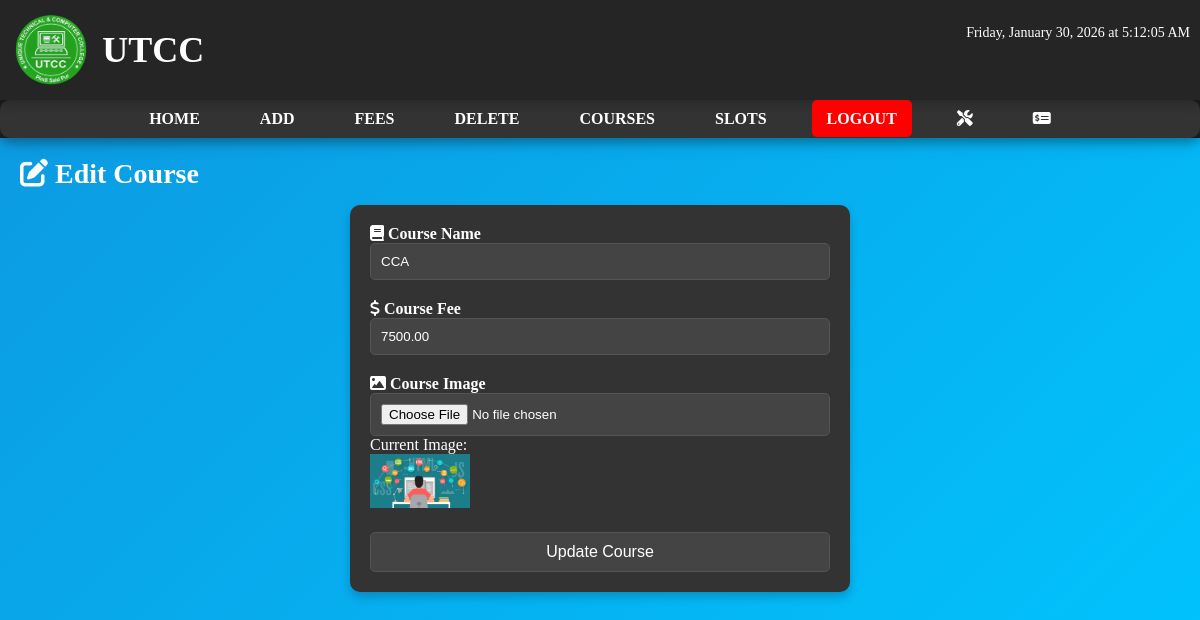
The page /add_course.php?id=1 (signed in) on the database as committed earlier.
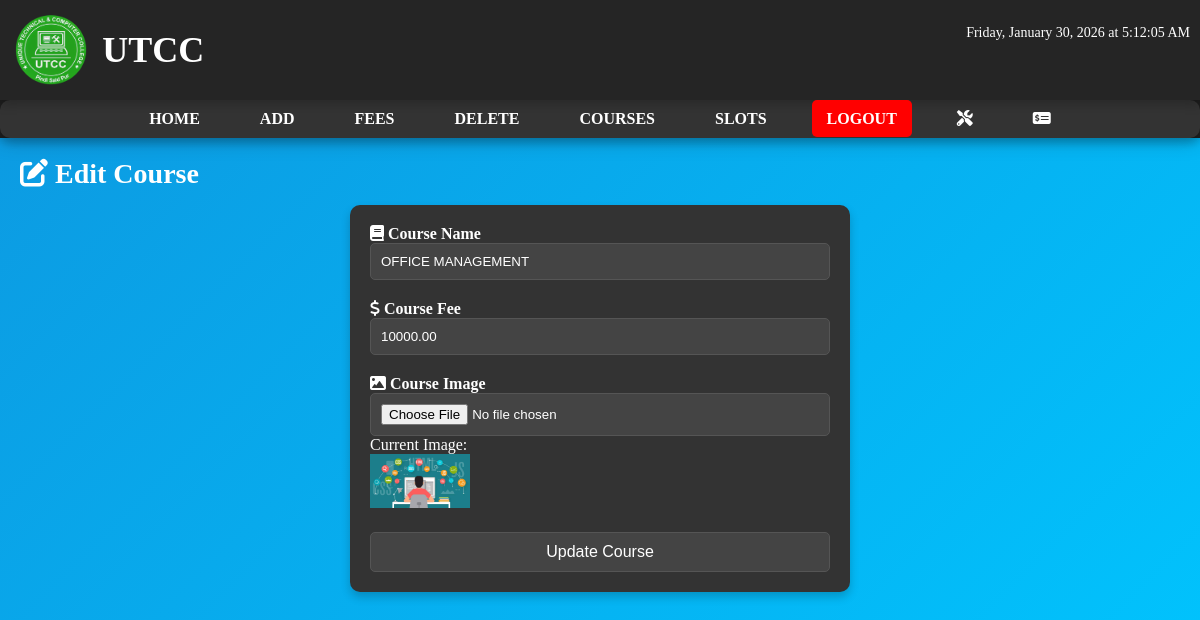
The same page on the database as committed later.
### tables this page shows
CREATE TABLE `courses` (
  `id` int(11) NOT NULL AUTO_INCREMENT,
  `name` varchar(100) NOT NULL,
  `fees` decimal(10,2) NOT NULL,
  `picture` varchar(255) NOT NULL,
  PRIMARY KEY (`id`)
);

### add_course.php (the view, shortened to what this page needs)
<?php
include 'header.php';
include 'db_connection.php';
$courseName = $courseFee = $courseImage = "";
$updateMode = false;
if (isset($_GET['id'])) {
    $updateMode = true;
    $courseId = $_GET['id'];
    $query = "SELECT * FROM courses WHERE id = $courseId";
    $result = mysqli_query($conn, $query);
    $course = mysqli_fetch_assoc($result);
    $courseName = $course['name'];
    $courseFee = $course['fees'];
    $courseImage = $course['picture'];
}
?>
<!DOCTYPE html>
<html lang="en">
<head>
    <link rel="stylesheet" href="style1.css">
    <link rel="stylesheet" href="https://cdnjs.cloudflare.com/ajax/libs/font-awesome/6.0.0/css/all.min.css">
</head>
<body>
<div id="main-content">
    <h2><i class="fa <?php echo $updateMode ? 'fa-edit' : 'fa-plus'; ?>"></i> <?php echo $updateMode ? "Edit Course" : "Add New Course"; ?></h2>
    <form class="post-form" action="add_course.php<?php echo $updateMode ? "?id=$courseId" : ""; ?>" method="post" enctype="multipart/form-data">
        <div class="form-group">
            <label><i class="fa fa-book"></i> Course Name</label>
            <input type="text" name="course_name" value="<?php echo $courseName; ?>" required />
        </div>
        <div class="form-group">
            <label><i class="fa fa-dollar-sign"></i> Course Fee</label>
            <input type="number" name="course_fee" step="0.01" value="<?php echo $courseFee; ?>" required />
        </div>
        <div class="form-group">
            <label><i class="fa fa-image"></i> Course Image</label>
            <input type="file" name="course_image" accept="image/*" />
            <?php if ($updateMode && $courseImage) { ?>
                <p>Current Image:</p>
                <img src="<?php echo $courseImage; ?>" width="100">
            <?php } ?>
        </div>
        <input class="submit-btn" type="submit" value="<?php echo $updateMode ? "Update Course" : "Add Course"; ?>" />
    </form>
</div>
</body>
</html>

### header.php (shortened to what this page needs)
<!DOCTYPE html>
<html lang="en">
<head>
    <link rel="stylesheet" href="style1.css">
    <link rel="stylesheet" href="https://cdnjs.cloudflare.com/ajax/libs/font-awesome/6.5.1/css/all.min.css" />
</head>
<body>
    <div id="bdy">
        <div id="wrapper">
            <div id="header">
                <img src="images/UTCC.png" alt="UTCC Logo" id="logo">
                <h1>UTCC</h1>
                <div id="currentDateTime">
                </div>
            </div>
            <div id="menu">
                <ul>
                    <li>
                        <a href="index.php">Home</a>
                    </li>
                    <li>
                        <a href="add.php">Add</a>
                    </li>
                    <li>
                        <a href="fees.php">Fees</a>
                    </li>
                    <li>
                        <a href="delete.php">Delete</a>
                    </li>
                    <li>
                        <a href="courses.php">Courses</a>
                    </li>
                    <li>
                        <a href="times.php">Slots</a>
                    </li>
                    <li>
                        <a href="logout.php" class="logout-btn">Logout</a>
                    </li>
                    <li>
                        <a href="export_database.php">
                            <i class="fa-solid fa-screwdriver-wrench"></i>
                        </a>
                    </li>
                    <li>
                        <a href="exp_records.php">
                            <i class="fa-solid fa-money-check-dollar"></i>
                        </a>
                    </li>
                </ul>
            </div>
        </div>
    </div>
</body>
</html>

### style1.css (style rules this page uses)
* { margin: 0; padding: 0; box-sizing: border-box; }
body { background: linear-gradient(135deg, #0d98e0, #00c6ff); background-attachment: fixed; color: #fff; transition: background 0.5s; overflow-x: hidden; font-family: calibri; }
#wrapper { max-width: 100%; background-color: #1e1e1e; box-shadow: 0 0 20px rgba(0, 0, 0, 0.3); }
#bdy { position: sticky; top: 0; z-index: 100; }
#header { text-align: center; background-color: #252525; padding: 15px; box-shadow: 0 5px 10px rgba(0, 0, 0, 0.2); }
#header h1 { font-size: 36px; font-weight: 700; text-transform: uppercase; }
#menu { background-color: #333; border-radius: 10px; box-shadow: 0 5px 10px rgba(0, 0, 0, 0.2); }
#menu ul { list-style: none; display: flex; justify-content: center; padding: 10px 0; }
#menu ul li { margin: 0 15px; position: relative; }
#menu ul li a { font-size: 16px; font-weight: 600; color: #fff; text-decoration: none; text-transform: uppercase; padding: 10px 15px; border-radius: 5px; transition: background 0.3s ease, color 0.3s ease; }
#menu>ul>li:nth-child(8)>a>i { color: #fff; }
#main-content { padding: 20px; }
#main-content h2 { font-size: 28px; text-transform: capitalize; margin-bottom: 15px; }
button, .p-btn, .a-btn, .l-btn, .submit-btn { font-size: 16px; padding: 10px 15px; color: #fff; border: none; border-radius: 5px; cursor: pointer; transition: background 0.3s, transform 0.2s ease; }
.logout-btn { background-color: red; }
.submit-btn { background-color: #1abc9c; }
#main-content .post-form { max-width: 500px; margin: 0 auto; padding: 20px; background-color: #333; border-radius: 10px; box-shadow: 0 5px 10px rgba(0, 0, 0, 0.2); transition: transform 0.2s ease; }
#main-content .post-form .form-group { margin-bottom: 20px; }
#main-content .post-form .form-group label { font-weight: 600; }
#main-content .post-form input, #main-content .post-form select, #main-content .post-form textarea { width: 100%; padding: 10px; border: 1px solid #555; border-radius: 5px; background-color: #444; color: #fff; transition: border-color 0.3s ease, color 0.3s ease; }

### header.php (style rules this page uses)
#currentDateTime { position: absolute; top: 25px; right: 10px; font-size: 14px; }
#header { display: flex; align-items: center; padding: 10px; position: relative; }
#logo { height: 70px; margin-right: 15px; }

Rows that differ between the two databases and show on the page:
changed courses: course_name "CCA" → "OFFICE MANAGEMENT"; course_fee "7500.00" → "10000.00"
